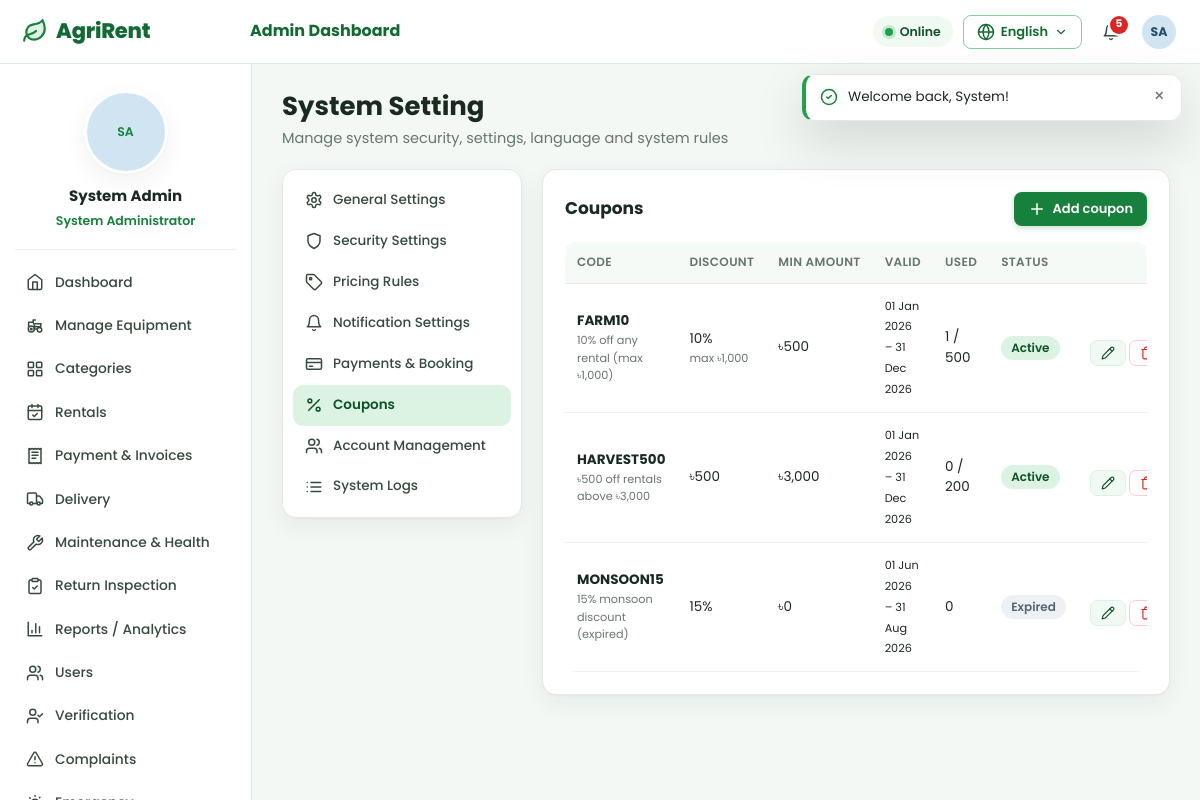
Page /index.php?r=settings/index&tab=coupons (signed in) on the committed database.
### tables this page shows
CREATE TABLE `users` (
  `id` INT UNSIGNED NOT NULL AUTO_INCREMENT,
  `name` VARCHAR(100) NOT NULL,
  `email` VARCHAR(160) NOT NULL,
  `phone` VARCHAR(30) NOT NULL DEFAULT '',
  `address` VARCHAR(255) NOT NULL DEFAULT '',
  `password` VARCHAR(255) NOT NULL,
  `role` ENUM('farmer','employee','admin') NOT NULL,
   
  `status` ENUM('inactive','active','suspended','deleted') NOT NULL DEFAULT 'inactive',
  `email_verified_at` DATETIME DEFAULT NULL,
   
  `verification_status` ENUM('pending','approved','rejected') NOT NULL DEFAULT 'pending',
  `verification_note` VARCHAR(255) DEFAULT NULL,
  `verification_document` VARCHAR(255) DEFAULT NULL,
  `verified_by` INT UNSIGNED DEFAULT NULL,
  `verified_at` DATETIME DEFAULT NULL,
  `employee_code` VARCHAR(30) DEFAULT NULL,
  `profile_photo` VARCHAR(255) DEFAULT NULL,
  `language` ENUM('en','bn') NOT NULL DEFAULT 'en',
  `two_factor_enabled` TINYINT(1) NOT NULL DEFAULT 0,
  `google_id` VARCHAR(64) DEFAULT NULL,
  `failed_attempts` INT UNSIGNED NOT NULL DEFAULT 0,
  `locked_until` DATETIME DEFAULT NULL,
  `last_login_at` DATETIME DEFAULT NULL,
  `last_login_ip` VARCHAR(45) DEFAULT NULL,
  `last_login_agent` VARCHAR(255) DEFAULT NULL,
  `remember_selector` CHAR(24) DEFAULT NULL,
  `remember_hash` CHAR(64) DEFAULT NULL,
  `remember_expires` DATETIME DEFAULT NULL,
  `deleted_at` DATETIME DEFAULT NULL,
  `created_at` DATETIME NOT NULL DEFAULT CURRENT_TIMESTAMP,
  `updated_at` DATETIME NOT NULL DEFAULT CURRENT_TIMESTAMP ON UPDATE CURRENT_TIMESTAMP,
  PRIMARY KEY (`id`),
  UNIQUE KEY `uq_users_email` (`email`),
  UNIQUE KEY `uq_users_google` (`google_id`),
  UNIQUE KEY `uq_users_remember` (`remember_selector`),
  KEY `idx_users_role_status` (`role`,`status`,`verification_status`)
);

CREATE TABLE `coupons` (
  `id` INT UNSIGNED NOT NULL AUTO_INCREMENT,
  `code` VARCHAR(30) NOT NULL,
  `description` VARCHAR(150) DEFAULT NULL,
  `discount_type` ENUM('percent','fixed') NOT NULL DEFAULT 'percent',
  `discount_value` DECIMAL(10,2) NOT NULL,
  `min_amount` DECIMAL(10,2) NOT NULL DEFAULT 0,
  `max_discount` DECIMAL(10,2) DEFAULT NULL,
  `starts_at` DATE DEFAULT NULL,
  `expires_at` DATE DEFAULT NULL,
  `usage_limit` INT UNSIGNED DEFAULT NULL,
  `used_count` INT UNSIGNED NOT NULL DEFAULT 0,
  `status` ENUM('active','inactive') NOT NULL DEFAULT 'active',
  `created_at` DATETIME NOT NULL DEFAULT CURRENT_TIMESTAMP,
  PRIMARY KEY (`id`),
  UNIQUE KEY `uq_coupons_code` (`code`)
);

### app/views/settings/index.php (the view, shortened to what the rows shown need)
<?php
$tabs = [
    'general' => ['General Settings', 'settings'], 'security' => ['Security Settings', 'shield'], 'pricing' => ['Pricing Rules', 'tag'],
    'notifications' => ['Notification Settings', 'bell'], 'payments' => ['Payments & Booking', 'credit-card'], 'coupons' => ['Coupons', 'percent'],
    'accounts' => ['Account Management', 'users'], 'logs' => ['System Logs', 'list'],
];
?>
<div class="page-head"><div><h1><?= e(t('System Setting')) ?></h1><p class="muted"><?= e(t('Manage system security, settings, language and system rules')) ?></p></div></div>
<div class="settings-layout">
        <?php foreach ($tabs as $k => [$label, $ico]): ?><a class="<?= $tab === $k ? 'active' : '' ?>" href="<?= e(url('settings/index', ['tab' => $k])) ?>"><?= icon($ico) ?><?= e(t($label)) ?></a><?php endforeach; ?>
    <section class="card">
    <?php if ($tab === 'general'): ?>
        <h2 class="card-title"><?= e(t('General Settings')) ?></h2>
        <form method="post" action="<?= e(url('settings/save')) ?>" data-ajax novalidate>
            <?= csrf_field() ?><input type="hidden" name="section" value="general">
            <div class="form-grid">
                <div class="field"><label><?= e(t('Platform Name')) ?></label><input name="platform_name" value="<?= e($s['platform_name']) ?>"><?= field_error('platform_name') ?></div>
                <div class="field"><label><?= e(t('Support Email')) ?></label><input name="support_email" value="<?= e($s['support_email']) ?>"><?= field_error('support_email') ?></div>
                <div class="field"><label><?= e(t('Support Hotline')) ?></label><input name="support_phone" value="<?= e($s['support_phone']) ?>"><?= field_error('support_phone') ?></div>
                <div class="field"><label><?= e(t('Default Language')) ?></label><select name="default_language"><option value="en"<?= selected($s['default_language'], 'en') ?>>English</option><option value="bn"<?= selected($s['default_language'], 'bn') ?>>বাংলা</option></select></div>
                <div class="field"><label><?= e(t('Time Zone')) ?></label><input value="<?= e($s['timezone']) ?> (GMT+6)" disabled></div>
                <div class="field"><label><?= e(t('Delivery charge (৳)')) ?></label><input type="number" min="0" name="delivery_charge" value="<?= e($s['delivery_charge']) ?>"><?= field_error('delivery_charge') ?></div>
                <div class="field"><label><?= e(t('Emergency search radius (km)')) ?></label><input type="number" min="1" name="emergency_radius_km" value="<?= e($s['emergency_radius_km']) ?>"><?= field_error('emergency_radius_km') ?></div>
            </div>
            <button class="btn btn-primary"><?= icon('check') ?><?= e(t('Save Changes')) ?></button>
        </form>
    <?php elseif ($tab === 'coupons'): ?>
        <div class="card-head"><h2><?= e(t('Coupons')) ?></h2><button class="btn btn-primary btn-sm" type="button" data-modal-open="#couponModal" data-coupon-new><?= icon('plus') ?><?= e(t('Add coupon')) ?></button></div>
        <div class="table-wrap"><table class="table">
            <thead><tr><th><?= e(t('Code')) ?></th><th><?= e(t('Discount')) ?></th><th><?= e(t('Min amount')) ?></th><th><?= e(t('Valid')) ?></th><th><?= e(t('Used')) ?></th><th><?= e(t('Status')) ?></th><th></th></tr></thead>
            <tbody><?php foreach ($coupons as $c): $expired = $c['expires_at'] && $c['expires_at'] < today(); ?>
                <tr data-row="coupon-<?= (int)$c['id'] ?>"><td><strong><?= e($c['code']) ?></strong><small class="block muted"><?= e($c['description'] ?? '') ?></small></td>
                    <td><?= $c['discount_type'] === 'percent' ? e((float)$c['discount_value'] . '%') : money($c['discount_value']) ?><?= $c['max_discount'] ? '<small class="block muted">' . e(t('max')) . ' ' . money($c['max_discount']) . '</small>' : '' ?></td>
                    <td><?= money($c['min_amount']) ?></td><td><small><?= e(fmt_date($c['starts_at'])) ?> – <?= e(fmt_date($c['expires_at'])) ?></small></td>
                    <td><?= (int)$c['used_count'] ?><?= $c['usage_limit'] ? ' / ' . (int)$c['usage_limit'] : '' ?></td>
                    <td><?= $expired ? '<span class="badge badge-gray">' . e(t('Expired')) . '</span>' : badge($c['status']) ?></td>
                    <td class="nowrap"><button class="btn btn-light btn-xs" type="button" data-modal-open="#couponModal" data-coupon-edit='<?= e(json_encode($c)) ?>'><?= icon('edit', 'icon-xs') ?></button>
                        <form class="inline" method="post" action="<?= e(url('settings/coupon-delete')) ?>" data-ajax data-remove-row="coupon-<?= (int)$c['id'] ?>" data-confirm="<?= e(t('Delete this coupon?')) ?>"><?= csrf_field() ?><input type="hidden" name="id" value="<?= (int)$c['id'] ?>"><button class="btn btn-danger-soft btn-xs"><?= icon('trash', 'icon-xs') ?></button></form></td></tr>
            <?php endforeach; ?></tbody>
        </table></div>
    <?php endif; ?>
    </section>
</div>

### app/helpers.php (shortened to what the rows shown need)
<?php
function config(string $key, $default = null)
{
    $value = $GLOBALS['__config'];
    foreach (explode('.', $key) as $part) {
        $value = $value[$part];
    }
    return $value;
}
function url(string $route = '', array $params = []): string
{
    $query = $route !== '' ? 'r=' . $route : '';
    if ($params) {
        $query .= ($query !== '' ? '&' : '') . http_build_query($params);
    }
    return 'index.php' . ($query !== '' ? '?' . $query : '');
}
function e($value): string
{
    return htmlspecialchars((string)$value, ENT_QUOTES | ENT_SUBSTITUTE, 'UTF-8');
}
function t(string $key, array $params = []): string
{
    return Lang::translate($key, $params);
}
function money($amount, bool $decimals = false): string
{
    $amount = (float)$amount;
    $digits = ($decimals || floor($amount) != $amount) ? 2 : 0;
    return '৳' . number_format($amount, $digits);
}
function fmt_date(?string $date, string $format = 'd M Y'): string
{
    $ts = strtotime($date);
    return $ts ? date($format, $ts) : '—';
}
function icon(string $name, string $class = ''): string
{
    return Icon::svg($name, $class);
}
function status_meta(string $status): array
{
    static $map = [
        'pending' => ['Pending', 'amber'], 'confirmed' => ['Confirmed', 'blue'], 'delivered' => ['Delivered', 'green'],
        'returned' => ['Returned', 'purple'], 'completed' => ['Completed', 'green'], 'cancelled' => ['Cancelled', 'red'],
        'rejected' => ['Rejected', 'red'], 'active_rental' => ['Active', 'green'],
        'paid' => ['Paid', 'green'], 'failed' => ['Failed', 'red'], 'refunded' => ['Refunded', 'gray'],
        'unpaid' => ['Unpaid', 'amber'], 'partial' => ['Partially Paid', 'amber'],
        'assigned' => ['Assigned', 'blue'], 'in_progress' => ['In Progress', 'blue'],
        'available' => ['Available', 'green'], 'unavailable' => ['Not Available', 'red'], 'maintenance' => ['Maintenance', 'amber'],
        'inactive' => ['Inactive', 'gray'], 'good' => ['Good', 'green'], 'needs_maintenance' => ['Needs Maintenance', 'red'],
        'under_maintenance' => ['Under Maintenance', 'amber'], 'unknown' => ['Data Missing', 'gray'],
        'scheduled' => ['Scheduled', 'blue'], 'open' => ['Open', 'red'], 'resolved' => ['Resolved', 'green'],
        'in_review' => ['In Review', 'blue'], 'closed' => ['Closed', 'gray'],
        'low' => ['Low', 'green'], 'medium' => ['Medium', 'amber'], 'high' => ['High', 'red'],
        'active' => ['Active', 'green'], 'suspended' => ['Suspended', 'red'], 'deleted' => ['Deleted', 'gray'],
        'approved' => ['Approved', 'green'], 'verified' => ['Verified', 'green'], 'unverified' => ['Unverified', 'amber'],
        'damaged' => ['Damaged', 'red'], 'needs_service' => ['Needs Service', 'amber'],
        'normal' => ['Normal Season', 'gray'], 'harvest' => ['Harvest Season', 'amber'], 'off_season' => ['Off-season', 'blue'],
    ];
    $meta = $map[$status] ?? [ucwords(str_replace('_', ' ', $status)), 'gray'];
    return [t($meta[0]), $meta[1]];
}
function badge(?string $status, ?string $label = null): string
{
    $status = (string)$status;
    [$text, $color] = status_meta($status);
    return '<span class="badge badge-' . $color . '" data-status="' . e($status) . '">' . e($label ?? $text) . '</span>';
}
function initials(?string $name): string
{
    $parts = preg_split('/\s+/', trim((string)$name)) ?: [];
    $letters = '';
    foreach (array_slice($parts, 0, 2) as $part) {
        $letters .= mb_strtoupper(mb_substr($part, 0, 1));
    }
    return $letters ?: 'U';
}
function avatar(?array $user, string $size = ''): string
{
    $class = 'avatar' . ($size ? ' avatar-' . $size : '');
    $hue = crc32((string)($user['name'] ?? 'user')) % 360;
    return '<span class="' . $class . ' avatar-initials" style="--hue:' . $hue . '">' . e(initials($user['name'] ?? '')) . '</span>';
}
function today(): string
{
    return date('Y-m-d');
}

### app/services/Icon.php (shortened to what the rows shown need)
<?php
final class Icon
{
    public static function svg(string $name, string $class = ''): string
    {
        $paths = self::PATHS[$name] ?? self::PATHS['info'];
        return '<svg class="icon ' . $class . '" viewBox="0 0 24 24" fill="none" stroke="currentColor" stroke-width="2" stroke-linecap="round" stroke-linejoin="round" aria-hidden="true">' . $paths . '</svg>';
    }
}

### app/views/layouts/app.php (shortened to what the rows shown need)
<?php
$me = Auth::user();
$current = Router::current();
?>
<!doctype html>
<html lang="<?= Lang::get() ?>" data-lang="<?= Lang::get() ?>">
<head><?php include __DIR__ . '/_head.php'; ?></head>
<body class="app role-<?= e($me['role']) ?>" data-route="<?= e($current) ?>">
<header class="topbar">
    <a class="brand" href="<?= e(url('dashboard/index')) ?>"><?= icon('leaf') ?><span><?= e(setting('platform_name', 'AgriRent')) ?></span></a>
    <div class="topbar-title"><?= $me['role'] !== 'farmer' ? e(t(ucfirst($me['role']) . ' Dashboard')) : '' ?></div>
    <div class="topbar-actions">
        <div class="net-status" id="netStatus" title="<?= e(t('Connection & offline sync status')) ?>">
        </div>
        <?php include __DIR__ . '/_lang.php'; ?>
        <div class="dropdown notif-dropdown">
        </div>
        <div class="dropdown">
            <button class="user-chip" type="button" data-dropdown aria-label="<?= e(t('Account menu')) ?>"><?= avatar($me, 'sm') ?></button>
        </div>
    </div>
</header>
<aside class="sidebar" aria-label="<?= e(t('Sidebar')) ?>">
    <div class="sidebar-profile">
        <?= avatar($me, 'xl') ?>
        <strong><?= e($me['name']) ?></strong>
        <span><?= e($me['role'] === 'admin' ? t('System Administrator') : role_label($me['role'])) ?></span>
    </div>
</aside>
<main id="main" class="main">
    <?= $content ?>
</main>
</body>
</html>

### rows in the picture
users: role "Admin Dashboard", name "SA SA", name "System Admin", role "System Administrator"
coupons: code "FARM10", description "10% off any rental (max ৳1,000)", discount_value "10%", max_discount "৳1,000", min_amount "৳500", starts_at "01 Jan 2026", expires_at "31 Dec 2026", used_count "1", usage_limit "500"
coupons: code "HARVEST500", description "৳500 off rentals above ৳3,000", discount_value "৳500", min_amount "৳3,000", starts_at "01 Jan 2026", expires_at "31 Dec 2026", used_count "0", usage_limit "200"
coupons: code "MONSOON15", description "15% monsoon discount (expired)", discount_value "15%", min_amount "৳0", starts_at "01 Jun 2026", expires_at "31 Aug 2026", used_count "0"

### other values in the picture
setting('platform_name', 'AgriRent') "AgriRent"
$unread "5"
t($label) "Dashboard"
t($label) "Manage Equipment"
t($label) "Categories"
t($label) "Rentals"
t($label) "Payment & Invoices"
t($label) "Delivery"
t($label) "Maintenance & Health"
t($label) "Return Inspection"
t($label) "Reports / Analytics"
t($label) "Users"
t($label) "Verification"
t($label) "Complaints"
t('System Setting') "System Setting"
